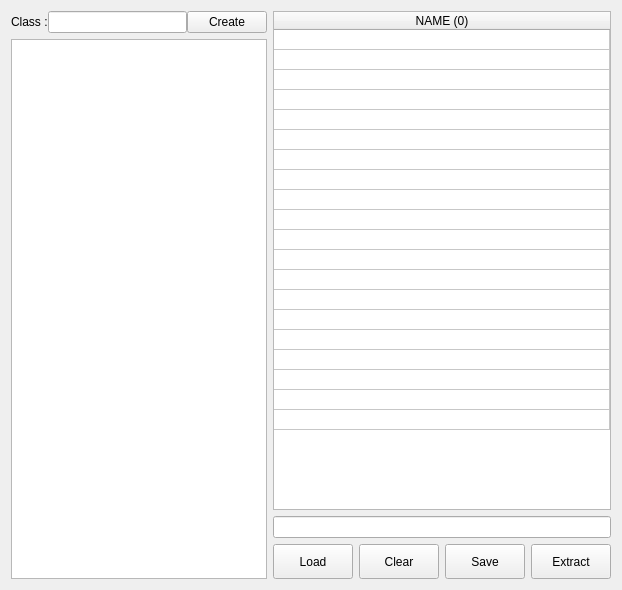
              <widget class="QWidget" name="methodList">
               <layout class="QGridLayout" name="gridLayout_35">
                <item row="1" column="0">
                 <layout class="QGridLayout" name="gridLayout_34">
                  <item row="1" column="0" rowspan="4">
                   <widget class="CodeEditor" name="txtMethodScript">
                    <property name="sizePolicy">
                     <sizepolicy hsizetype="Expanding" vsizetype="Expanding">
                      <horstretch>0</horstretch>
                      <verstretch>0</verstretch>
                     </sizepolicy>
                    </property>
                    <property name="minimumSize">
                     <size>
                      <width>0</width>
                      <height>540</height>
                     </size>
                    </property>
                   </widget>
                  </item>
                  <item row="4" column="1">
                   <layout class="QGridLayout" name="gridLayout_6">
                    <item row="0" column="3">
                     <widget class="QPushButton" name="btnMethodExtract">
                      <property name="sizePolicy">
                       <sizepolicy hsizetype="Preferred" vsizetype="Preferred">
                        <horstretch>0</horstretch>
                        <verstretch>0</verstretch>
                       </sizepolicy>
                      </property>
                      <property name="minimumSize">
                       <size>
                        <width>0</width>
                        <height>0</height>
                       </size>
                      </property>
                      <property name="maximumSize">
                       <size>
                        <width>16777215</width>
                        <height>35</height>
                       </size>
                      </property>
                      <property name="text">
                       <string>Extract</string>
                      </property>
                     </widget>
                    </item>
                    <item row="0" column="2">
                     <widget class="QPushButton" name="btnMethodSave">
                      <property name="sizePolicy">
                       <sizepolicy hsizetype="Preferred" vsizetype="Preferred">
                        <horstretch>0</horstretch>
                        <verstretch>0</verstretch>
                       </sizepolicy>
                      </property>
                      <property name="minimumSize">
                       <size>
                        <width>0</width>
                        <height>0</height>
                       </size>
                      </property>
                      <property name="maximumSize">
                       <size>
                        <width>16777215</width>
                        <height>35</height>
                       </size>
                      </property>
                      <property name="text">
                       <string>Save</string>
                      </property>
                     </widget>
                    </item>
                    <item row="0" column="1">
                     <widget class="QPushButton" name="btnMethodClear">
                      <property name="sizePolicy">
                       <sizepolicy hsizetype="Preferred" vsizetype="Preferred">
                        <horstretch>0</horstretch>
                        <verstretch>0</verstretch>
                       </sizepolicy>
                      </property>
                      <property name="minimumSize">
                       <size>
                        <width>0</width>
                        <height>0</height>
                       </size>
                      </property>
                      <property name="maximumSize">
                       <size>
                        <width>16777215</width>
                        <height>35</height>
                       </size>
                      </property>
                      <property name="text">
                       <string>Clear</string>
                      </property>
                     </widget>
                    </item>
                    <item row="0" column="0">
                     <widget class="QPushButton" name="btnMethodLoad">
                      <property name="sizePolicy">
                       <sizepolicy hsizetype="Preferred" vsizetype="Preferred">
                        <horstretch>0</horstretch>
                        <verstretch>0</verstretch>
                       </sizepolicy>
                      </property>
                      <property name="minimumSize">
                       <size>
                        <width>0</width>
                        <height>0</height>
                       </size>
                      </property>
                      <property name="maximumSize">
                       <size>
                        <width>16777215</width>
                        <height>35</height>
                       </size>
                      </property>
                      <property name="text">
                       <string>Load</string>
                      </property>
                     </widget>
                    </item>
                   </layout>
                  </item>
                  <item row="0" column="1" rowspan="3">
                   <widget class="QTableWidget" name="lstMethodResult">
                    <property name="verticalScrollBarPolicy">
                     <enum>Qt::ScrollBarAsNeeded</enum>
                    </property>
                    <property name="horizontalScrollBarPolicy">
                     <enum>Qt::ScrollBarAsNeeded</enum>
                    </property>
                    <property name="sizeAdjustPolicy">
                     <enum>QAbstractScrollArea::AdjustIgnored</enum>
                    </property>
                    <property name="autoScroll">
                     <bool>true</bool>
                    </property>
                    <property name="editTriggers">
                     <set>QAbstractItemView::NoEditTriggers</set>
                    </property>
                    <property name="selectionMode">
                     <enum>QAbstractItemView::SingleSelection</enum>
                    </property>
                    <property name="horizontalScrollMode">
                     <enum>QAbstractItemView::ScrollPerPixel</enum>
                    </property>
                    <property name="gridStyle">
                     <enum>Qt::SolidLine</enum>
                    </property>
                    <property name="cornerButtonEnabled">
                     <bool>false</bool>
                    </property>
                    <property name="rowCount">
                     <number>20</number>
                    </property>
                    <attribute name="horizontalHeaderMinimumSectionSize">
                     <number>34</number>
                    </attribute>
                    <attribute name="horizontalHeaderDefaultSectionSize">
                     <number>34</number>
                    </attribute>
                    <attribute name="horizontalHeaderHighlightSections">
                     <bool>true</bool>
                    </attribute>
                    <attribute name="horizontalHeaderShowSortIndicator" stdset="0">
                     <bool>false</bool>
                    </attribute>
                    <attribute name="horizontalHeaderStretchLastSection">
                     <bool>true</bool>
                    </attribute>
                    <attribute name="verticalHeaderVisible">
                     <bool>false</bool>
                    </attribute>
                    <attribute name="verticalHeaderMinimumSectionSize">
                     <number>20</number>
                    </attribute>
                    <attribute name="verticalHeaderDefaultSectionSize">
                     <number>20</number>
                    </attribute>
                    <row/>
                    <row/>
                    <row/>
                    <row/>
                    <row/>
                    <row/>
                    <row/>
                    <row/>
                    <row/>
                    <row/>
                    <row/>
                    <row/>
                    <row/>
                    <row/>
                    <row/>
                    <row/>
                    <row/>
                    <row/>
                    <row/>
                    <row/>
                    <column>
                     <property name="text">
                      <string>NAME (0)</string>
                     </property>
                    </column>
                    <item row="0" column="0">
                     <property name="text">
                      <string/>
                     </property>
                    </item>
                   </widget>
                  </item>
                  <item row="0" column="0">
                   <layout class="QGridLayout" name="gridLayout_5">
                    <property name="horizontalSpacing">
                     <number>0</number>
                    </property>
                    <item row="0" column="0">
                     <widget class="QLabel" name="label">
                      <property name="text">
                       <string>Class :</string>
                      </property>
                     </widget>
                    </item>
                    <item row="0" column="2">
                     <widget class="QPushButton" name="btnMethodCreate">
                      <property name="text">
                       <string>Create</string>
                      </property>
                     </widget>
                    </item>
                    <item row="0" column="1">
                     <widget class="QLineEdit" name="txtMethodClassName">
                      <property name="sizePolicy">
                       <sizepolicy hsizetype="MinimumExpanding" vsizetype="Fixed">
                        <horstretch>0</horstretch>
                        <verstretch>0</verstretch>
                       </sizepolicy>
                      </property>
                     </widget>
                    </item>
                   </layout>
                  </item>
                  <item row="3" column="1">
                   <widget class="QLineEdit" name="txtMethodResearch"/>
                  </item>
                 </layout>
                </item>
               </layout>
              </widget>
